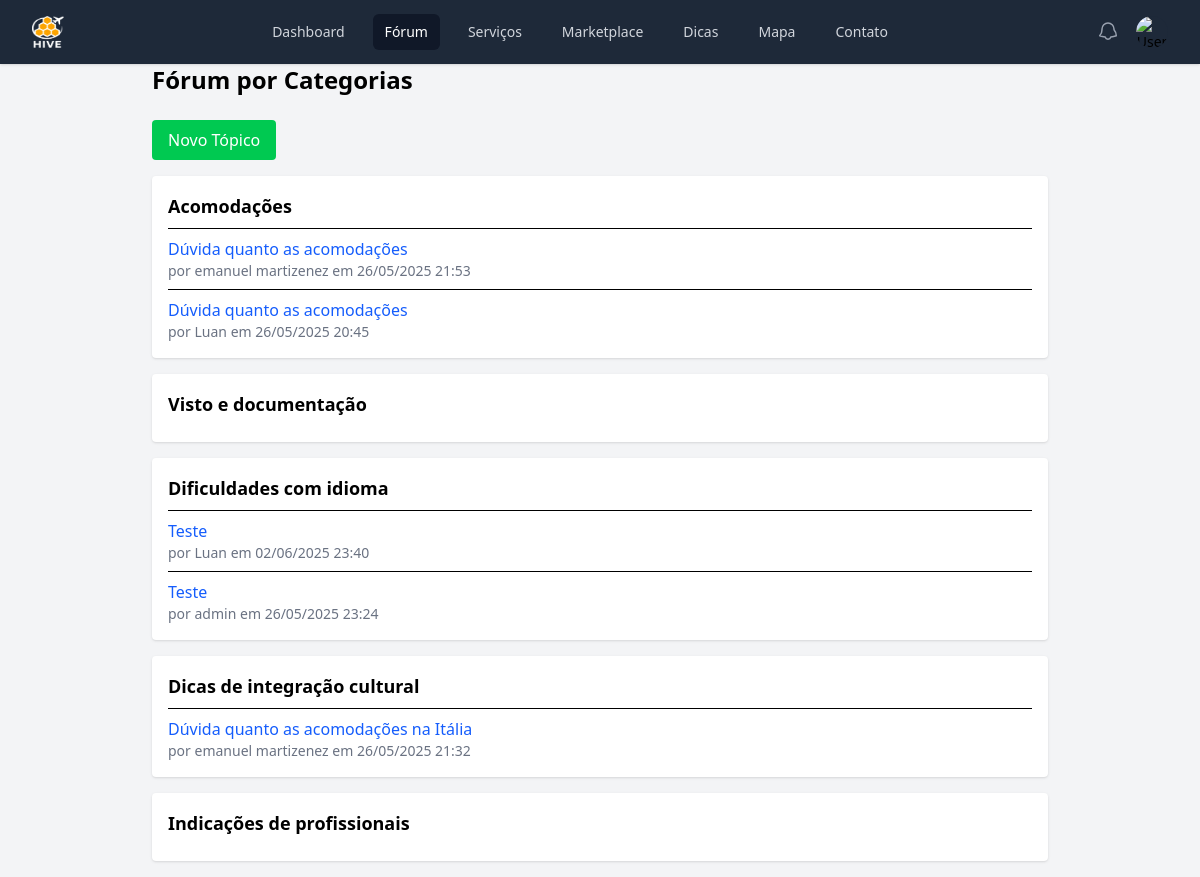
/forum.php, run on the app's committed database.
### tables this page shows
CREATE TABLE `categorias` (
  `id` int(11) NOT NULL AUTO_INCREMENT,
  `nome` varchar(100) NOT NULL,
  PRIMARY KEY (`id`)
);

CREATE TABLE `topicos` (
  `id` int(11) NOT NULL AUTO_INCREMENT,
  `titulo` varchar(255) NOT NULL,
  `descricao` text NOT NULL,
  `categoria_id` int(11),
  `autor` varchar(100),
  `data_criacao` datetime DEFAULT current_timestamp(),
  `anexo` varchar(255),
  `criado_em` datetime NOT NULL DEFAULT current_timestamp(),
  PRIMARY KEY (`id`),
  KEY `categoria_id` (`categoria_id`)
);

### forum.php (the view, shortened to what this page needs)
<?php
$conn = new mysqli("localhost", "root", "", "hivedb");
$categorias = $conn->query("SELECT * FROM categorias");
?>
<!DOCTYPE html>
<html>
<head>
</head>
<?php include 'navbar.php'; ?>
<body class="bg-gray-100 p-6">
  <div class="max-w-4xl mx-auto">
    <h1 class="text-2xl font-bold mb-6">Fórum por Categorias</h1>
    <a href="criar_topico.php" class="bg-green-500 text-white px-4 py-2 rounded mb-4 inline-block">Novo Tópico</a>
    <?php while ($cat = $categorias->fetch_assoc()): ?>
      <div class="bg-white p-4 rounded shadow mb-4">
        <h2 class="text-lg font-semibold mb-2"><?= $cat['nome'] ?></h2>
        <?php
          $cat_id = $cat['id'];
          $topicos = $conn->query("SELECT * FROM topicos WHERE categoria_id = $cat_id ORDER BY data_criacao DESC");
          while ($topico = $topicos->fetch_assoc()):
        ?>
          <div class="border-t pt-2 mt-2">
            <a href="topico.php?id=<?= $topico['id'] ?>" class="text-blue-600 font-medium"><?= $topico['titulo'] ?></a>
            <div class="text-sm text-gray-500">por <?= $topico['autor'] ?> em <?= date('d/m/Y H:i', strtotime($topico['data_criacao'])) ?></div>
          </div>
        <?php endwhile; ?>
      </div>
    <?php endwhile; ?>
  </div>
</body>
</html>

### data on the page
categorias: nome "Acomodações"
topicos: titulo "Dúvida quanto as acomodações", autor "emanuel martizenez", data_criacao "26/05/2025 21:53"
topicos: titulo "Dúvida quanto as acomodações", autor "Luan", data_criacao "26/05/2025 20:45"
categorias: nome "Visto e documentação"
categorias: nome "Dificuldades com idioma"
topicos: titulo "Teste", autor "Luan", data_criacao "02/06/2025 23:40"
topicos: titulo "Teste", autor "admin", data_criacao "26/05/2025 23:24"
categorias: nome "Dicas de integração cultural"
topicos: titulo "Dúvida quanto as acomodações na Itália", autor "emanuel martizenez", data_criacao "26/05/2025 21:32"
categorias: nome "Indicações de profissionais"
